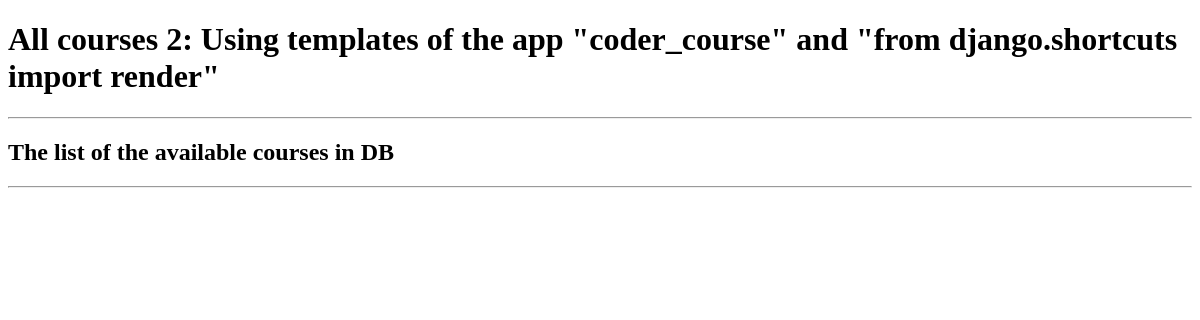
Before: /coder_course/all-courses-2/ with the older database file.
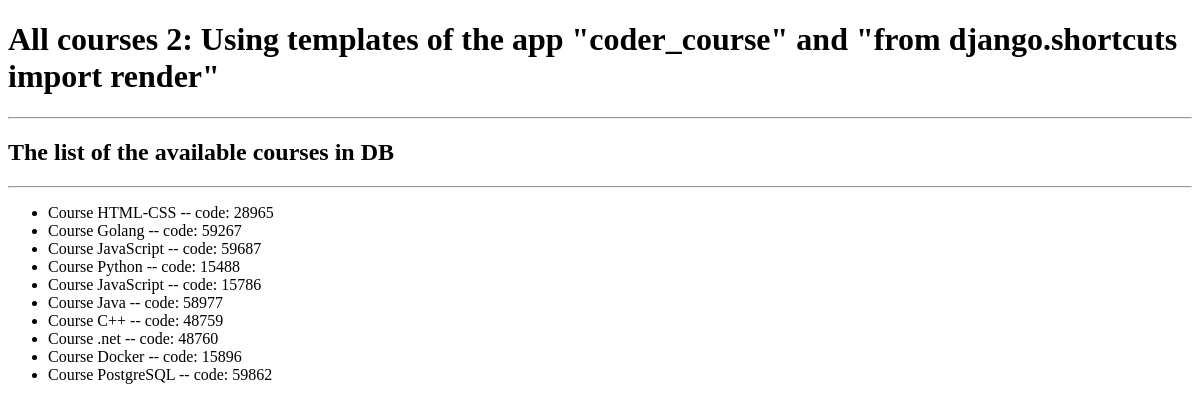
After: the same page with the newer database file.
### coder_course/models.py (models this page shows)
class Course(models.Model):
    name = models.CharField(max_length=40)
    code = models.IntegerField()

### coder_course/views.py (the view)
# urls.py: path('all-courses-2/', views.all_courses2),
def all_courses2(request):
    courses = Course.objects.all()
    context_dict = {
        'courses': courses
    }
    return render(
        request=request,
        context=context_dict,
        template_name="coder_course/all_courses.html"
    )

### coder_course/templates/coder_course/all_courses.html (shortened to what this page needs)
<!DOCTYPE html>
<html lang="en">
<head>
</head>
<body>
    <h1>All courses 2: Using templates of the app "coder_course" and "from django.shortcuts import render"</h1>
    <hr></hr>
    <h2>The list of the available courses in DB</h2>
    <hr></hr>
    <ul>
        {% for course in courses %}
            <li>Course {{course.name}}  --   code: {{course.code}}</li>
        {% endfor %}
    </ul>
</body>
</html>

Changed rows visible on the page:
added Course: name "HTML-CSS", code "28965"
added Course: name "Golang", code "59267"
added Course: name "JavaScript", code "59687"
added Course: name "Python", code "15488"
added Course: name "JavaScript", code "15786"
added Course: name "Java", code "58977"
added Course: name "C++", code "48759"
added Course: name ".net", code "48760"
added Course: name "Docker", code "15896"
added Course: name "PostgreSQL", code "59862"
